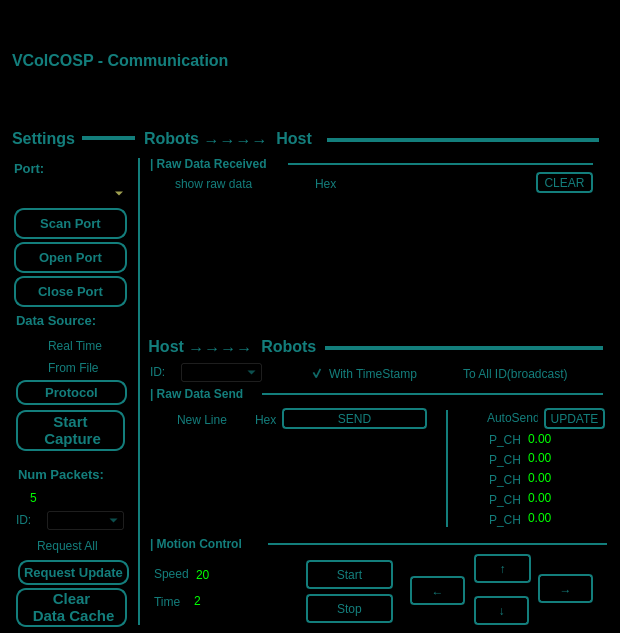
 <widget class="QWidget" name="com">
  <property name="windowModality">
   <enum>Qt::WindowModal</enum>
  </property>
  <property name="geometry">
   <rect>
    <x>0</x>
    <y>0</y>
    <width>620</width>
    <height>633</height>
   </rect>
  </property>
  <property name="focusPolicy">
   <enum>Qt::NoFocus</enum>
  </property>
  <property name="windowTitle">
   <string>VColCOSP-CommunicationPanel</string>
  </property>
  <property name="styleSheet">
   <string notr="true">background-color: rgb(0, 0, 0);
color: rgb(19, 126, 124);</string>
  </property>
  <widget class="QLabel" name="label_8">
   <property name="geometry">
    <rect>
     <x>12</x>
     <y>40</y>
     <width>223</width>
     <height>41</height>
    </rect>
   </property>
   <property name="font">
    <font>
     <family>Arial</family>
     <pointsize>12</pointsize>
     <weight>75</weight>
     <bold>true</bold>
    </font>
   </property>
   <property name="text">
    <string>VColCOSP - Communication</string>
   </property>
  </widget>
  <widget class="QFrame" name="frame">
   <property name="geometry">
    <rect>
     <x>244</x>
     <y>2</y>
     <width>351</width>
     <height>109</height>
    </rect>
   </property>
   <property name="styleSheet">
    <string notr="true">border-image: url(:/resource/resources/communication.png);</string>
   </property>
   <property name="frameShape">
    <enum>QFrame::StyledPanel</enum>
   </property>
   <property name="frameShadow">
    <enum>QFrame::Raised</enum>
   </property>
  </widget>
  <widget class="QLabel" name="label_5">
   <property name="geometry">
    <rect>
     <x>16</x>
     <y>310</y>
     <width>109</width>
     <height>21</height>
    </rect>
   </property>
   <property name="font">
    <font>
     <family>Arial</family>
     <pointsize>10</pointsize>
     <weight>75</weight>
     <bold>true</bold>
    </font>
   </property>
   <property name="text">
    <string>Data Source:</string>
   </property>
  </widget>
  <widget class="QRadioButton" name="radioButton_realtime">
   <property name="geometry">
    <rect>
     <x>28</x>
     <y>338</y>
     <width>89</width>
     <height>16</height>
    </rect>
   </property>
   <property name="text">
    <string>Real Time</string>
   </property>
   <property name="checked">
    <bool>false</bool>
   </property>
  </widget>
  <widget class="QPushButton" name="pb_scan_port">
   <property name="geometry">
    <rect>
     <x>14</x>
     <y>208</y>
     <width>113</width>
     <height>31</height>
    </rect>
   </property>
   <property name="font">
    <font>
     <family>Arial</family>
     <pointsize>10</pointsize>
     <weight>75</weight>
     <bold>true</bold>
    </font>
   </property>
   <property name="cursor">
    <cursorShape>PointingHandCursor</cursorShape>
   </property>
   <property name="styleSheet">
    <string notr="true">QPushButton::disabled {
    border: 2px solid rgb(149, 149, 149);
	color:rgb(149, 149, 149);
	border-radius:10px;
}
QPushButton{
border: 2px solid rgb(19, 126, 124);
border-radius:10px;
}
</string>
   </property>
   <property name="text">
    <string>Scan Port</string>
   </property>
  </widget>
  <widget class="QComboBox" name="comboBox_com_port">
   <property name="geometry">
    <rect>
     <x>16</x>
     <y>182</y>
     <width>111</width>
     <height>23</height>
    </rect>
   </property>
   <property name="styleSheet">
    <string notr="true">border: 2px soild rgb(19, 126, 124);
color: rgb(255, 255, 127);
</string>
   </property>
   <property name="currentIndex">
    <number>-1</number>
   </property>
  </widget>
  <widget class="QLabel" name="label_54">
   <property name="geometry">
    <rect>
     <x>14</x>
     <y>158</y>
     <width>67</width>
     <height>20</height>
    </rect>
   </property>
   <property name="font">
    <font>
     <pointsize>10</pointsize>
     <weight>75</weight>
     <bold>true</bold>
    </font>
   </property>
   <property name="text">
    <string>Port:</string>
   </property>
  </widget>
  <widget class="QPushButton" name="pb_open_port">
   <property name="geometry">
    <rect>
     <x>14</x>
     <y>242</y>
     <width>113</width>
     <height>31</height>
    </rect>
   </property>
   <property name="font">
    <font>
     <family>Arial</family>
     <pointsize>10</pointsize>
     <weight>75</weight>
     <bold>true</bold>
    </font>
   </property>
   <property name="cursor">
    <cursorShape>PointingHandCursor</cursorShape>
   </property>
   <property name="styleSheet">
    <string notr="true">QPushButton::disabled {
    border: 2px solid rgb(149, 149, 149);
	color:rgb(149, 149, 149);
	border-radius:10px;
}
QPushButton{
border: 2px solid rgb(19, 126, 124);
border-radius:10px;
}
</string>
   </property>
   <property name="text">
    <string>Open Port</string>
   </property>
  </widget>
  <widget class="QPushButton" name="pb_close_port">
   <property name="geometry">
    <rect>
     <x>14</x>
     <y>276</y>
     <width>113</width>
     <height>31</height>
    </rect>
   </property>
   <property name="font">
    <font>
     <family>Arial</family>
     <pointsize>10</pointsize>
     <weight>75</weight>
     <bold>true</bold>
    </font>
   </property>
   <property name="cursor">
    <cursorShape>PointingHandCursor</cursorShape>
   </property>
   <property name="styleSheet">
    <string notr="true">QPushButton::disabled {
    border: 2px solid rgb(149, 149, 149);
	color:rgb(149, 149, 149);
	border-radius:10px;
}
QPushButton{
border: 2px solid rgb(19, 126, 124);
border-radius:10px;
}
</string>
   </property>
   <property name="text">
    <string>Close Port</string>
   </property>
  </widget>
  <widget class="QPlainTextEdit" name="text_edit_recv_raw">
   <property name="geometry">
    <rect>
     <x>156</x>
     <y>196</y>
     <width>443</width>
     <height>131</height>
    </rect>
   </property>
  </widget>
  <widget class="QPlainTextEdit" name="text_edit_send_raw">
   <property name="geometry">
    <rect>
     <x>156</x>
     <y>432</y>
     <width>273</width>
     <height>95</height>
    </rect>
   </property>
  </widget>
  <widget class="QLabel" name="label_23">
   <property name="geometry">
    <rect>
     <x>150</x>
     <y>386</y>
     <width>165</width>
     <height>16</height>
    </rect>
   </property>
   <property name="font">
    <font>
     <weight>75</weight>
     <bold>true</bold>
    </font>
   </property>
   <property name="text">
    <string>| Raw Data Send</string>
   </property>
  </widget>
  <widget class="QLabel" name="label_24">
   <property name="geometry">
    <rect>
     <x>150</x>
     <y>156</y>
     <width>167</width>
     <height>16</height>
    </rect>
   </property>
   <property name="font">
    <font>
     <weight>75</weight>
     <bold>true</bold>
    </font>
   </property>
   <property name="text">
    <string>| Raw Data Received</string>
   </property>
  </widget>
  <widget class="QCheckBox" name="cb_show_raw_hex">
   <property name="geometry">
    <rect>
     <x>296</x>
     <y>174</y>
     <width>41</width>
     <height>19</height>
    </rect>
   </property>
   <property name="text">
    <string>Hex</string>
   </property>
  </widget>
  <widget class="QCheckBox" name="cb_show_raw">
   <property name="geometry">
    <rect>
     <x>156</x>
     <y>174</y>
     <width>105</width>
     <height>19</height>
    </rect>
   </property>
   <property name="text">
    <string>show raw data</string>
   </property>
  </widget>
  <widget class="QPushButton" name="pb_raw_clear">
   <property name="geometry">
    <rect>
     <x>536</x>
     <y>172</y>
     <width>57</width>
     <height>21</height>
    </rect>
   </property>
   <property name="cursor">
    <cursorShape>PointingHandCursor</cursorShape>
   </property>
   <property name="styleSheet">
    <string notr="true">QPushButton::disabled {
    border: 2px solid rgb(149, 149, 149);
	color:rgb(149, 149, 149);
	border-radius:4px;
}
QPushButton{
border: 2px solid rgb(19, 126, 124);
border-radius:4px;
}
</string>
   </property>
   <property name="text">
    <string>CLEAR</string>
   </property>
  </widget>
  <widget class="Line" name="line_7">
   <property name="geometry">
    <rect>
     <x>288</x>
     <y>156</y>
     <width>305</width>
     <height>16</height>
    </rect>
   </property>
   <property name="styleSheet">
    <string notr="true">color: rgb(19, 126, 124);</string>
   </property>
   <property name="frameShadow">
    <enum>QFrame::Plain</enum>
   </property>
   <property name="lineWidth">
    <number>2</number>
   </property>
   <property name="orientation">
    <enum>Qt::Horizontal</enum>
   </property>
  </widget>
  <widget class="Line" name="line_8">
   <property name="geometry">
    <rect>
     <x>262</x>
     <y>386</y>
     <width>341</width>
     <height>16</height>
    </rect>
   </property>
   <property name="styleSheet">
    <string notr="true">color: rgb(19, 126, 124);</string>
   </property>
   <property name="frameShadow">
    <enum>QFrame::Plain</enum>
   </property>
   <property name="lineWidth">
    <number>2</number>
   </property>
   <property name="orientation">
    <enum>Qt::Horizontal</enum>
   </property>
  </widget>
  <widget class="QPushButton" name="pb_raw_send">
   <property name="geometry">
    <rect>
     <x>282</x>
     <y>408</y>
     <width>145</width>
     <height>21</height>
    </rect>
   </property>
   <property name="cursor">
    <cursorShape>PointingHandCursor</cursorShape>
   </property>
   <property name="styleSheet">
    <string notr="true">QPushButton::disabled {
    border: 2px solid rgb(149, 149, 149);
	color:rgb(149, 149, 149);
	border-radius:4px;
}
QPushButton{
border: 2px solid rgb(19, 126, 124);
border-radius:4px;
}
</string>
   </property>
   <property name="text">
    <string>SEND</string>
   </property>
  </widget>
  <widget class="QCheckBox" name="cb_send_hex">
   <property name="geometry">
    <rect>
     <x>236</x>
     <y>410</y>
     <width>41</width>
     <height>19</height>
    </rect>
   </property>
   <property name="toolTip">
    <string>&lt;html&gt;&lt;head/&gt;&lt;body&gt;&lt;p&gt;type in hex form: &lt;/p&gt;&lt;p&gt;&lt;span style=&quot; font-weight:600;&quot;&gt;78 ef ad&lt;/span&gt;&lt;/p&gt;&lt;/body&gt;&lt;/html&gt;</string>
   </property>
   <property name="text">
    <string>Hex</string>
   </property>
  </widget>
  <widget class="QCheckBox" name="cb_send_newline">
   <property name="geometry">
    <rect>
     <x>158</x>
     <y>410</y>
     <width>71</width>
     <height>19</height>
    </rect>
   </property>
   <property name="text">
    <string>New Line</string>
   </property>
  </widget>
  <widget class="QLabel" name="label_25">
   <property name="geometry">
    <rect>
     <x>150</x>
     <y>536</y>
     <width>165</width>
     <height>16</height>
    </rect>
   </property>
   <property name="font">
    <font>
     <weight>75</weight>
     <bold>true</bold>
    </font>
   </property>
   <property name="text">
    <string>| Motion Control</string>
   </property>
  </widget>
  <widget class="Line" name="line_9">
   <property name="geometry">
    <rect>
     <x>268</x>
     <y>536</y>
     <width>339</width>
     <height>16</height>
    </rect>
   </property>
   <property name="styleSheet">
    <string notr="true">color: rgb(19, 126, 124);</string>
   </property>
   <property name="frameShadow">
    <enum>QFrame::Plain</enum>
   </property>
   <property name="lineWidth">
    <number>2</number>
   </property>
   <property name="orientation">
    <enum>Qt::Horizontal</enum>
   </property>
  </widget>
  <widget class="QPushButton" name="pb_start_capture">
   <property name="geometry">
    <rect>
     <x>16</x>
     <y>410</y>
     <width>109</width>
     <height>41</height>
    </rect>
   </property>
   <property name="font">
    <font>
     <family>Arial</family>
     <pointsize>11</pointsize>
     <weight>75</weight>
     <bold>true</bold>
    </font>
   </property>
   <property name="cursor">
    <cursorShape>PointingHandCursor</cursorShape>
   </property>
   <property name="styleSheet">
    <string notr="true">QPushButton::disabled {
    border: 2px solid rgb(149, 149, 149);
	color:rgb(149, 149, 149);
	border-radius:10px;
}
QPushButton{
border: 2px solid rgb(19, 126, 124);
border-radius:10px;
}
</string>
   </property>
   <property name="text">
    <string>Start 
 Capture</string>
   </property>
  </widget>
  <widget class="QPushButton" name="pb_clear_cache">
   <property name="geometry">
    <rect>
     <x>16</x>
     <y>588</y>
     <width>111</width>
     <height>39</height>
    </rect>
   </property>
   <property name="font">
    <font>
     <family>Arial</family>
     <pointsize>11</pointsize>
     <weight>75</weight>
     <bold>true</bold>
    </font>
   </property>
   <property name="cursor">
    <cursorShape>PointingHandCursor</cursorShape>
   </property>
   <property name="styleSheet">
    <string notr="true">QPushButton::disabled {
    border: 2px solid rgb(149, 149, 149);
	color:rgb(149, 149, 149);
	border-radius:10px;
}
QPushButton{
border: 2px solid rgb(19, 126, 124);
border-radius:10px;
}
</string>
   </property>
   <property name="text">
    <string>Clear 
 Data Cache</string>
   </property>
  </widget>
  <widget class="QRadioButton" name="radioButton_from_file">
   <property name="geometry">
    <rect>
     <x>28</x>
     <y>360</y>
     <width>89</width>
     <height>16</height>
    </rect>
   </property>
   <property name="text">
    <string>From File</string>
   </property>
   <property name="checked">
    <bool>false</bool>
   </property>
  </widget>
  <widget class="QLabel" name="label_43">
   <property name="geometry">
    <rect>
     <x>150</x>
     <y>362</y>
     <width>23</width>
     <height>20</height>
    </rect>
   </property>
   <property name="font">
    <font>
     <weight>50</weight>
     <bold>false</bold>
    </font>
   </property>
   <property name="text">
    <string>ID:</string>
   </property>
  </widget>
  <widget class="QComboBox" name="cbox_send_robot_id">
   <property name="geometry">
    <rect>
     <x>180</x>
     <y>362</y>
     <width>83</width>
     <height>21</height>
    </rect>
   </property>
  </widget>
  <widget class="QCheckBox" name="cb_send_with_time">
   <property name="geometry">
    <rect>
     <x>310</x>
     <y>364</y>
     <width>121</width>
     <height>19</height>
    </rect>
   </property>
   <property name="text">
    <string>With TimeStamp</string>
   </property>
   <property name="checked">
    <bool>true</bool>
   </property>
  </widget>
  <widget class="QCheckBox" name="cb_send_to_all">
   <property name="geometry">
    <rect>
     <x>444</x>
     <y>364</y>
     <width>157</width>
     <height>19</height>
    </rect>
   </property>
   <property name="text">
    <string>To All ID(broadcast)</string>
   </property>
  </widget>
  <widget class="QDoubleSpinBox" name="sp_send_p_5">
   <property name="geometry">
    <rect>
     <x>526</x>
     <y>510</y>
     <width>79</width>
     <height>16</height>
    </rect>
   </property>
   <property name="styleSheet">
    <string notr="true">border: 2px soild rgb(19, 126, 124);
color: rgb(0,255, 0);
</string>
   </property>
   <property name="minimum">
    <double>-9999.000000000000000</double>
   </property>
   <property name="maximum">
    <double>9999.989999999999782</double>
   </property>
   <property name="singleStep">
    <double>0.010000000000000</double>
   </property>
  </widget>
  <widget class="QDoubleSpinBox" name="sp_send_p_2">
   <property name="geometry">
    <rect>
     <x>526</x>
     <y>450</y>
     <width>79</width>
     <height>16</height>
    </rect>
   </property>
   <property name="styleSheet">
    <string notr="true">border: 2px soild rgb(19, 126, 124);
color: rgb(0,255, 0);
</string>
   </property>
   <property name="minimum">
    <double>-9999.000000000000000</double>
   </property>
   <property name="maximum">
    <double>9999.989999999999782</double>
   </property>
   <property name="singleStep">
    <double>0.010000000000000</double>
   </property>
  </widget>
  <widget class="QCheckBox" name="cb_send_p_3">
   <property name="geometry">
    <rect>
     <x>470</x>
     <y>472</y>
     <width>51</width>
     <height>15</height>
    </rect>
   </property>
   <property name="text">
    <string>P_CH3</string>
   </property>
  </widget>
  <widget class="QCheckBox" name="cb_send_p_1">
   <property name="geometry">
    <rect>
     <x>470</x>
     <y>432</y>
     <width>51</width>
     <height>15</height>
    </rect>
   </property>
   <property name="text">
    <string>P_CH1</string>
   </property>
  </widget>
  <widget class="QDoubleSpinBox" name="sp_send_p_3">
   <property name="geometry">
    <rect>
     <x>526</x>
     <y>470</y>
     <width>79</width>
     <height>16</height>
    </rect>
   </property>
   <property name="styleSheet">
    <string notr="true">border: 2px soild rgb(19, 126, 124);
color: rgb(0,255, 0);
</string>
   </property>
   <property name="minimum">
    <double>-9999.000000000000000</double>
   </property>
   <property name="maximum">
    <double>9999.989999999999782</double>
   </property>
   <property name="singleStep">
    <double>0.010000000000000</double>
   </property>
  </widget>
  <widget class="QCheckBox" name="cb_send_p_4">
   <property name="geometry">
    <rect>
     <x>470</x>
     <y>492</y>
     <width>51</width>
     <height>15</height>
    </rect>
   </property>
   <property name="text">
    <string>P_CH4</string>
   </property>
  </widget>
  <widget class="QDoubleSpinBox" name="sp_send_p_1">
   <property name="geometry">
    <rect>
     <x>526</x>
     <y>431</y>
     <width>79</width>
     <height>16</height>
    </rect>
   </property>
   <property name="styleSheet">
    <string notr="true">border: 2px soild rgb(19, 126, 124);
color: rgb(0,255, 0);
</string>
   </property>
   <property name="minimum">
    <double>-9999.000000000000000</double>
   </property>
   <property name="maximum">
    <double>9999.989999999999782</double>
   </property>
   <property name="singleStep">
    <double>0.010000000000000</double>
   </property>
  </widget>
  <widget class="QCheckBox" name="cb_send_p_2">
   <property name="geometry">
    <rect>
     <x>470</x>
     <y>452</y>
     <width>51</width>
     <height>15</height>
    </rect>
   </property>
   <property name="text">
    <string>P_CH2</string>
   </property>
  </widget>
  <widget class="QCheckBox" name="cb_send_p_5">
   <property name="geometry">
    <rect>
     <x>470</x>
     <y>512</y>
     <width>51</width>
     <height>15</height>
    </rect>
   </property>
   <property name="text">
    <string>P_CH5</string>
   </property>
  </widget>
  <widget class="QDoubleSpinBox" name="sp_send_p_4">
   <property name="geometry">
    <rect>
     <x>526</x>
     <y>490</y>
     <width>79</width>
     <height>16</height>
    </rect>
   </property>
   <property name="styleSheet">
    <string notr="true">border: 2px soild rgb(19, 126, 124);
color: rgb(0,255, 0);
</string>
   </property>
   <property name="minimum">
    <double>-9999.000000000000000</double>
   </property>
   <property name="maximum">
    <double>9999.989999999999782</double>
   </property>
   <property name="singleStep">
    <double>0.010000000000000</double>
   </property>
  </widget>
  <widget class="QPushButton" name="pb_autosend_update">
   <property name="geometry">
    <rect>
     <x>544</x>
     <y>408</y>
     <width>61</width>
     <height>21</height>
    </rect>
   </property>
   <property name="cursor">
    <cursorShape>PointingHandCursor</cursorShape>
   </property>
   <property name="styleSheet">
    <string notr="true">QPushButton::disabled {
    border: 2px solid rgb(149, 149, 149);
	color:rgb(149, 149, 149);
	border-radius:4px;
}
QPushButton{
border: 2px solid rgb(19, 126, 124);
border-radius:4px;
}
</string>
   </property>
   <property name="text">
    <string>UPDATE</string>
   </property>
  </widget>
  <widget class="QCheckBox" name="cb_send_p_autosend">
   <property name="geometry">
    <rect>
     <x>468</x>
     <y>408</y>
     <width>71</width>
     <height>19</height>
    </rect>
   </property>
   <property name="toolTip">
    <string>&lt;html&gt;&lt;head/&gt;&lt;body&gt;&lt;p&gt;when the data in CH1-CH5 changed,data will be automatically sended if checked.&lt;/p&gt;&lt;/body&gt;&lt;/html&gt;</string>
   </property>
   <property name="text">
    <string>AutoSend</string>
   </property>
  </widget>
  <widget class="Line" name="line_6">
   <property name="geometry">
    <rect>
     <x>444</x>
     <y>410</y>
     <width>7</width>
     <height>117</height>
    </rect>
   </property>
   <property name="styleSheet">
    <string notr="true">color: rgb(19, 126, 124);</string>
   </property>
   <property name="frameShadow">
    <enum>QFrame::Plain</enum>
   </property>
   <property name="lineWidth">
    <number>2</number>
   </property>
   <property name="orientation">
    <enum>Qt::Vertical</enum>
   </property>
  </widget>
  <widget class="QLabel" name="label_44">
   <property name="geometry">
    <rect>
     <x>154</x>
     <y>564</y>
     <width>35</width>
     <height>20</height>
    </rect>
   </property>
   <property name="font">
    <font>
     <weight>50</weight>
     <bold>false</bold>
    </font>
   </property>
   <property name="text">
    <string>Speed</string>
   </property>
  </widget>
  <widget class="QSpinBox" name="sp_motion_speed">
   <property name="geometry">
    <rect>
     <x>194</x>
     <y>564</y>
     <width>61</width>
     <height>22</height>
    </rect>
   </property>
   <property name="styleSheet">
    <string notr="true">border: 2px soild rgb(19, 126, 124);
color: rgb(0,255, 0);
</string>
   </property>
   <property name="minimum">
    <number>1</number>
   </property>
   <property name="maximum">
    <number>1000</number>
   </property>
   <property name="singleStep">
    <number>2</number>
   </property>
   <property name="value">
    <number>20</number>
   </property>
   <property name="displayIntegerBase">
    <number>10</number>
   </property>
  </widget>
  <widget class="QLabel" name="label_45">
   <property name="geometry">
    <rect>
     <x>154</x>
     <y>592</y>
     <width>35</width>
     <height>20</height>
    </rect>
   </property>
   <property name="font">
    <font>
     <weight>50</weight>
     <bold>false</bold>
    </font>
   </property>
   <property name="text">
    <string>Time</string>
   </property>
  </widget>
  <widget class="QSpinBox" name="sp_motion_time">
   <property name="geometry">
    <rect>
     <x>192</x>
     <y>590</y>
     <width>63</width>
     <height>22</height>
    </rect>
   </property>
   <property name="styleSheet">
    <string notr="true">border: 2px soild rgb(19, 126, 124);
color: rgb(0,255, 0);
</string>
   </property>
   <property name="minimum">
    <number>1</number>
   </property>
   <property name="maximum">
    <number>1000</number>
   </property>
   <property name="singleStep">
    <number>2</number>
   </property>
   <property name="value">
    <number>2</number>
   </property>
   <property name="displayIntegerBase">
    <number>10</number>
   </property>
  </widget>
  <widget class="QPushButton" name="pb_motion_start">
   <property name="geometry">
    <rect>
     <x>306</x>
     <y>560</y>
     <width>87</width>
     <height>29</height>
    </rect>
   </property>
   <property name="cursor">
    <cursorShape>PointingHandCursor</cursorShape>
   </property>
   <property name="styleSheet">
    <string notr="true">QPushButton::disabled {
    border: 2px solid rgb(149, 149, 149);
	color:rgb(149, 149, 149);
	border-radius:4px;
}
QPushButton{
border: 2px solid rgb(19, 126, 124);
border-radius:4px;
}
</string>
   </property>
   <property name="text">
    <string>Start</string>
   </property>
   <property name="iconSize">
    <size>
     <width>20</width>
     <height>20</height>
    </size>
   </property>
  </widget>
  <widget class="QPushButton" name="pb_motion_stop">
   <property name="geometry">
    <rect>
     <x>306</x>
     <y>594</y>
     <width>87</width>
     <height>29</height>
    </rect>
   </property>
   <property name="cursor">
    <cursorShape>PointingHandCursor</cursorShape>
   </property>
   <property name="styleSheet">
    <string notr="true">QPushButton::disabled {
    border: 2px solid rgb(149, 149, 149);
	color:rgb(149, 149, 149);
	border-radius:4px;
}
QPushButton{
border: 2px solid rgb(19, 126, 124);
border-radius:4px;
}
</string>
   </property>
   <property name="text">
    <string>Stop</string>
   </property>
   <property name="iconSize">
    <size>
     <width>20</width>
     <height>20</height>
    </size>
   </property>
  </widget>
  <widget class="QPushButton" name="pb_motion_forward">
   <property name="geometry">
    <rect>
     <x>474</x>
     <y>554</y>
     <width>57</width>
     <height>29</height>
    </rect>
   </property>
   <property name="cursor">
    <cursorShape>PointingHandCursor</cursorShape>
   </property>
   <property name="styleSheet">
    <string notr="true">QPushButton::disabled {
    border: 2px solid rgb(149, 149, 149);
	color:rgb(149, 149, 149);
	border-radius:4px;
}
QPushButton{
border: 2px solid rgb(19, 126, 124);
border-radius:4px;
}
</string>
   </property>
   <property name="text">
    <string>↑</string>
   </property>
   <property name="iconSize">
    <size>
     <width>20</width>
     <height>20</height>
    </size>
   </property>
  </widget>
  <widget class="QPushButton" name="pb_motion_left">
   <property name="geometry">
    <rect>
     <x>410</x>
     <y>576</y>
     <width>55</width>
     <height>29</height>
    </rect>
   </property>
   <property name="cursor">
    <cursorShape>PointingHandCursor</cursorShape>
   </property>
   <property name="styleSheet">
    <string notr="true">QPushButton::disabled {
    border: 2px solid rgb(149, 149, 149);
	color:rgb(149, 149, 149);
	border-radius:4px;
}
QPushButton{
border: 2px solid rgb(19, 126, 124);
border-radius:4px;
}
</string>
   </property>
   <property name="text">
    <string>←</string>
   </property>
   <property name="iconSize">
    <size>
     <width>20</width>
     <height>20</height>
    </size>
   </property>
  </widget>
  <widget class="QPushButton" name="pb_motion_backward">
   <property name="geometry">
    <rect>
     <x>474</x>
     <y>596</y>
     <width>55</width>
     <height>29</height>
    </rect>
   </property>
   <property name="cursor">
    <cursorShape>PointingHandCursor</cursorShape>
   </property>
   <property name="styleSheet">
    <string notr="true">QPushButton::disabled {
    border: 2px solid rgb(149, 149, 149);
	color:rgb(149, 149, 149);
	border-radius:4px;
}
QPushButton{
border: 2px solid rgb(19, 126, 124);
border-radius:4px;
}
</string>
   </property>
   <property name="text">
    <string>↓</string>
   </property>
   <property name="iconSize">
    <size>
     <width>20</width>
     <height>20</height>
    </size>
   </property>
  </widget>
  <widget class="QPushButton" name="pb_motion_right">
   <property name="geometry">
    <rect>
     <x>538</x>
     <y>574</y>
     <width>55</width>
     <height>29</height>
    </rect>
   </property>
   <property name="cursor">
    <cursorShape>PointingHandCursor</cursorShape>
   </property>
   <property name="styleSheet">
    <string notr="true">QPushButton::disabled {
    border: 2px solid rgb(149, 149, 149);
	color:rgb(149, 149, 149);
	border-radius:4px;
}
QPushButton{
border: 2px solid rgb(19, 126, 124);
border-radius:4px;
}
</string>
   </property>
   <property name="text">
    <string>→</string>
   </property>
   <property name="iconSize">
    <size>
     <width>20</width>
     <height>20</height>
    </size>
   </property>
  </widget>
  <widget class="Line" name="line_12">
   <property name="geometry">
    <rect>
     <x>326</x>
     <y>132</y>
     <width>273</width>
     <height>16</height>
    </rect>
   </property>
   <property name="styleSheet">
    <string notr="true">color: rgb(19, 126, 124);</string>
   </property>
   <property name="frameShadow">
    <enum>QFrame::Plain</enum>
   </property>
   <property name="lineWidth">
    <number>4</number>
   </property>
   <property name="orientation">
    <enum>Qt::Horizontal</enum>
   </property>
  </widget>
  <widget class="QLabel" name="label_9">
   <property name="geometry">
    <rect>
     <x>144</x>
     <y>126</y>
     <width>183</width>
     <height>25</height>
    </rect>
   </property>
   <property name="font">
    <font>
     <family>Arial</family>
     <pointsize>12</pointsize>
     <weight>75</weight>
     <bold>true</bold>
    </font>
   </property>
   <property name="text">
    <string>Robots →→→→  Host</string>
   </property>
  </widget>
  <widget class="Line" name="line_14">
   <property name="geometry">
    <rect>
     <x>324</x>
     <y>340</y>
     <width>279</width>
     <height>16</height>
    </rect>
   </property>
   <property name="styleSheet">
    <string notr="true">color: rgb(19, 126, 124);</string>
   </property>
   <property name="frameShadow">
    <enum>QFrame::Plain</enum>
   </property>
   <property name="lineWidth">
    <number>4</number>
   </property>
   <property name="orientation">
    <enum>Qt::Horizontal</enum>
   </property>
  </widget>
  <widget class="QLabel" name="label_10">
   <property name="geometry">
    <rect>
     <x>144</x>
     <y>334</y>
     <width>181</width>
     <height>25</height>
    </rect>
   </property>
   <property name="font">
    <font>
     <family>Arial</family>
     <pointsize>12</pointsize>
     <weight>75</weight>
     <bold>true</bold>
    </font>
   </property>
   <property name="text">
    <string> Host →→→→  Robots</string>
   </property>
  </widget>
  <widget class="Line" name="line_15">
   <property name="geometry">
    <rect>
     <x>136</x>
     <y>158</y>
     <width>7</width>
     <height>467</height>
    </rect>
   </property>
   <property name="styleSheet">
    <string notr="true">color: rgb(19, 126, 124);</string>
   </property>
   <property name="frameShadow">
    <enum>QFrame::Plain</enum>
   </property>
   <property name="lineWidth">
    <number>2</number>
   </property>
   <property name="orientation">
    <enum>Qt::Vertical</enum>
   </property>
  </widget>
  <widget class="QLabel" name="label_11">
   <property name="geometry">
    <rect>
     <x>12</x>
     <y>126</y>
     <width>87</width>
     <height>25</height>
    </rect>
   </property>
   <property name="font">
    <font>
     <family>Arial</family>
     <pointsize>12</pointsize>
     <weight>75</weight>
     <bold>true</bold>
    </font>
   </property>
   <property name="text">
    <string>Settings</string>
   </property>
  </widget>
  <widget class="Line" name="line_13">
   <property name="geometry">
    <rect>
     <x>82</x>
     <y>126</y>
     <width>53</width>
     <height>25</height>
    </rect>
   </property>
   <property name="styleSheet">
    <string notr="true">color: rgb(19, 126, 124);</string>
   </property>
   <property name="frameShadow">
    <enum>QFrame::Plain</enum>
   </property>
   <property name="lineWidth">
    <number>4</number>
   </property>
   <property name="orientation">
    <enum>Qt::Horizontal</enum>
   </property>
  </widget>
  <widget class="QLabel" name="label_6">
   <property name="geometry">
    <rect>
     <x>18</x>
     <y>464</y>
     <width>109</width>
     <height>21</height>
    </rect>
   </property>
   <property name="font">
    <font>
     <family>Arial</family>
     <pointsize>10</pointsize>
     <weight>75</weight>
     <bold>true</bold>
    </font>
   </property>
   <property name="text">
    <string>Num Packets:</string>
   </property>
  </widget>
  <widget class="QSpinBox" name="sp_num_packs">
   <property name="geometry">
    <rect>
     <x>28</x>
     <y>487</y>
     <width>99</width>
     <height>21</height>
    </rect>
   </property>
   <property name="toolTip">
    <string>&lt;html&gt;&lt;head/&gt;&lt;body&gt;&lt;p&gt;0-255, &lt;span style=&quot; font-weight:600; font-style:italic; color:#ff0000;&quot;&gt;0&lt;/span&gt; means &lt;span style=&quot; color:#ff0000;&quot;&gt;stop&lt;/span&gt; getting data, &lt;span style=&quot; font-weight:600; font-style:italic; color:#ffaa00;&quot;&gt;255&lt;/span&gt; means &lt;span style=&quot; color:#ffaa00;&quot;&gt;continously&lt;/span&gt; getting data from robot&lt;/p&gt;&lt;/body&gt;&lt;/html&gt;</string>
   </property>
   <property name="styleSheet">
    <string notr="true">border: 2px soild rgb(19, 126, 124);
color: rgb(0,255, 0);
</string>
   </property>
   <property name="minimum">
    <number>1</number>
   </property>
   <property name="maximum">
    <number>255</number>
   </property>
   <property name="singleStep">
    <number>2</number>
   </property>
   <property name="value">
    <number>5</number>
   </property>
   <property name="displayIntegerBase">
    <number>10</number>
   </property>
  </widget>
  <widget class="QLabel" name="label_46">
   <property name="geometry">
    <rect>
     <x>16</x>
     <y>510</y>
     <width>23</width>
     <height>20</height>
    </rect>
   </property>
   <property name="font">
    <font>
     <weight>50</weight>
     <bold>false</bold>
    </font>
   </property>
   <property name="text">
    <string>ID:</string>
   </property>
  </widget>
  <widget class="QComboBox" name="cbox_request_id">
   <property name="geometry">
    <rect>
     <x>46</x>
     <y>510</y>
     <width>79</width>
     <height>21</height>
    </rect>
   </property>
  </widget>
  <widget class="QCheckBox" name="cb_request_all">
   <property name="geometry">
    <rect>
     <x>18</x>
     <y>536</y>
     <width>111</width>
     <height>19</height>
    </rect>
   </property>
   <property name="text">
    <string>Request All</string>
   </property>
  </widget>
  <widget class="QPushButton" name="pb_request_update">
   <property name="geometry">
    <rect>
     <x>18</x>
     <y>560</y>
     <width>111</width>
     <height>25</height>
    </rect>
   </property>
   <property name="font">
    <font>
     <family>Arial</family>
     <pointsize>10</pointsize>
     <weight>75</weight>
     <bold>true</bold>
    </font>
   </property>
   <property name="cursor">
    <cursorShape>PointingHandCursor</cursorShape>
   </property>
   <property name="styleSheet">
    <string notr="true">QPushButton::disabled {
    border: 2px solid rgb(149, 149, 149);
	color:rgb(149, 149, 149);
	border-radius:10px;
}
QPushButton{
border: 2px solid rgb(19, 126, 124);
border-radius:10px;
}
</string>
   </property>
   <property name="text">
    <string>Request Update</string>
   </property>
  </widget>
  <widget class="QPushButton" name="pb_request_update_2">
   <property name="geometry">
    <rect>
     <x>16</x>
     <y>380</y>
     <width>111</width>
     <height>25</height>
    </rect>
   </property>
   <property name="font">
    <font>
     <family>Arial</family>
     <pointsize>10</pointsize>
     <weight>75</weight>
     <bold>true</bold>
    </font>
   </property>
   <property name="cursor">
    <cursorShape>PointingHandCursor</cursorShape>
   </property>
   <property name="styleSheet">
    <string notr="true">QPushButton::disabled {
    border: 2px solid rgb(149, 149, 149);
	color:rgb(149, 149, 149);
	border-radius:10px;
}
QPushButton{
border: 2px solid rgb(19, 126, 124);
border-radius:10px;
}
</string>
   </property>
   <property name="text">
    <string>Protocol</string>
   </property>
  </widget>
 </widget>
